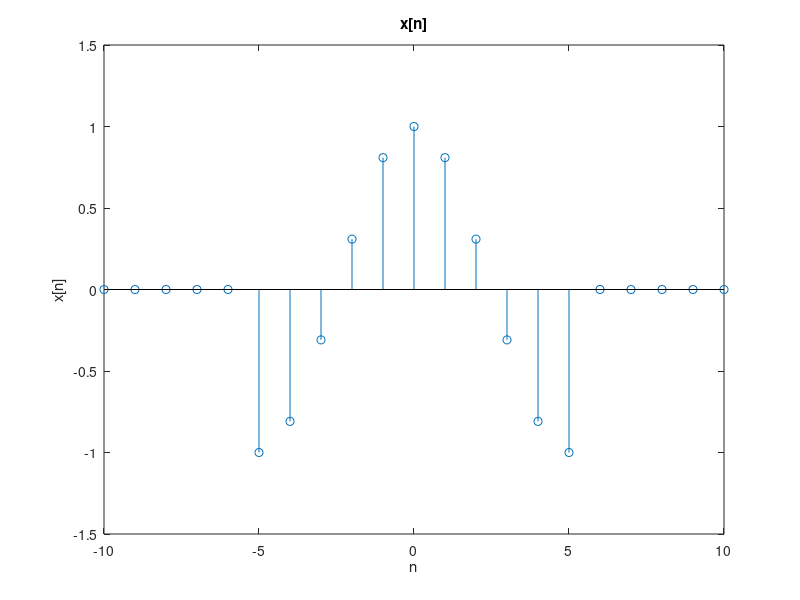
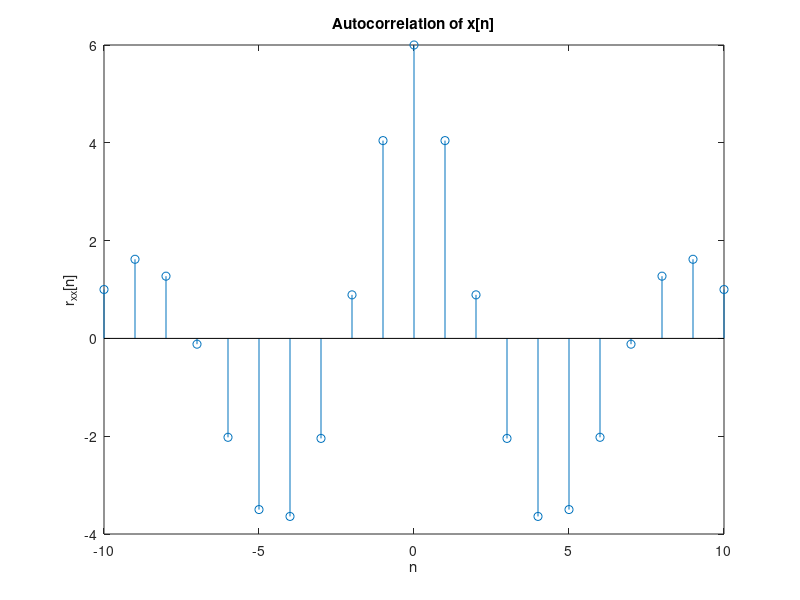

Write MATLAB code to recreate these figures, in order.
clear 
clc

n = -10:10;
xsin = cos([-5:5]*pi/5);
x = [zeros(1,5) xsin zeros(1,5)];

figure(1)
stem(n,x)
title('x[n]')
xlabel('n')
ylabel('x[n]')
axis([-10 10 -1.5 1.5])

figure(2)
ac = conv(xsin,xsin);
stem(n,ac)
title('Autocorrelation of x[n]')
xlabel('n')
ylabel('r_{xx}[n]')